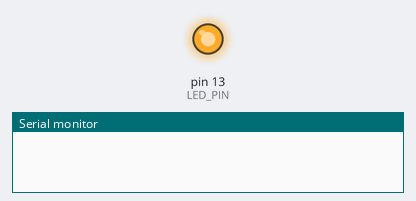
Bench run of a sketch on a simulated Arduino Uno, built with avr-gcc and run on an emulated ATmega328P. Shown: output pins drawn as LEDs (lit = HIGH), the last lines printed to the serial monitor.

Above: at 1.0 s.
At 3.0 s:
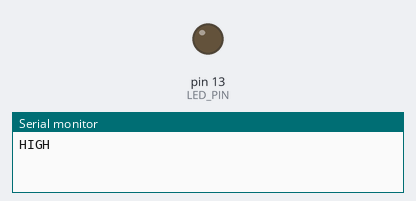
Timing chart, 0 to 5.2 s (numbered marks = the images above):
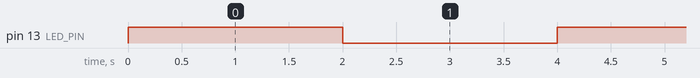

The sketch:

lesson2.ino
```cpp
const int LED_PIN = 13;

void setup() {
  // put your setup code here, to run once:
  pinMode(LED_PIN, OUTPUT);
  Serial.begin(115200);
}

void loop() {
  // put your main code here, to run repeatedly:
  digitalWrite(LED_PIN, HIGH);
  delay(2000);
  Serial.println("HIGH");

  digitalWrite(LED_PIN, LOW);
  delay(2000);
  Serial.println("LOW");
}
```

Measured:
- by itself, pin 13 (LED_PIN): alternates HIGH for 2.0 s and LOW for 2.0 s
